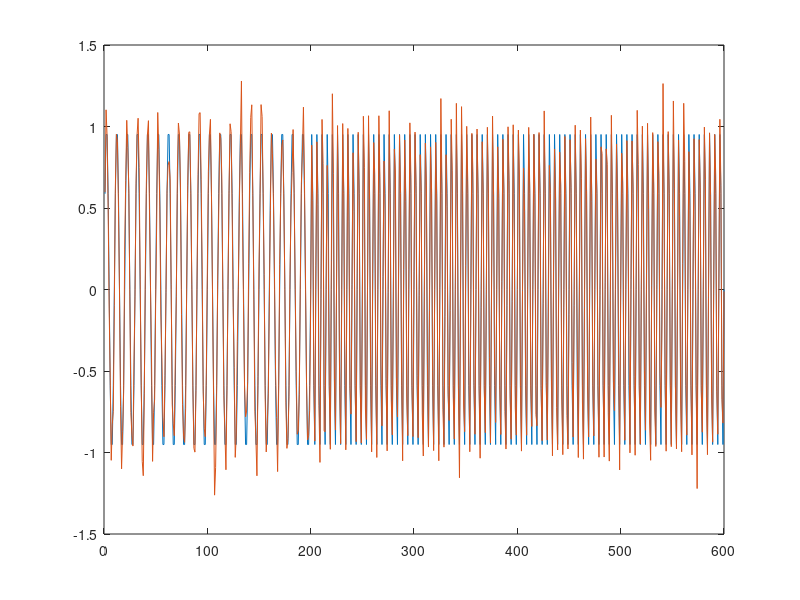

MATLAB code to generate this figure:
% Script 1 - Test instantaneous frequency estimation
clear all;
close all;

% Generate synthetic signal, going from 0.2 pi to 0.4 pi
t = 1:600;
f1 = 0.1; % freq = 0.2*pi 
f2 = 0.2; % freq = 0.4*pi
x1 = sin(2*pi*f1*t(1:200));
x2 = sin(2*pi*f2*t(201:end));
x = [x1(:); x2(:)];
y = awgn(x,20); 

figure
plot(t,x,t,y);

% This is a new modification
